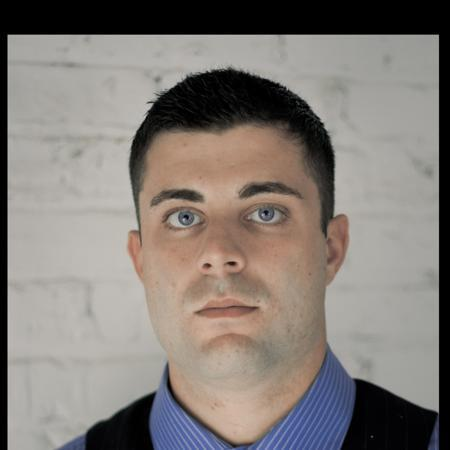
#> input picture datasets/raw_faces/AFLW2000/AFLW2000/image00014.jpg, 450 x 450 px
$ python -i ov5640_domain.py   (imports and definitions only)   (older library calls are emulated)
#> lines starting #> are read from the running program, lines starting #| are printed output that depends on the picture
"""OV5640 QVGA domain adapter (Project 13).

The datasets in datasets/ (YawDD dash-cam, CEW, 300W_LP) are NOT what the ESP32 sees:
the board gets 320x240 GRAY frames from an OV5640 behind a wide lens, with sensor noise,
soft focus, vignetting and JPEG-ish blocking. This module

  1. measures those statistics from REAL board frames (output/calib_frames_20261113/*.png),
  2. converts any dataset image into the same domain (QVGA, grey, face ~= target px,
     matched contrast/noise/blur/vignette).

Usage:
  py tools\\ov5640_domain.py --measure                 # print the measured domain stats
  py tools\\ov5640_domain.py --convert <img> --out x.png --face-px 98
"""
import argparse
import glob
import json
import os

import cv2
import numpy as np

ROOT = os.path.dirname(os.path.dirname(os.path.abspath(__file__)))
BOARD_FRAMES = os.path.join(ROOT, r"output\calib_frames_20261113")
STATS_JSON = os.path.join(ROOT, r"output\ov5640_domain_20261114\stats.json")
W, H = 320, 240


# ---------------------------------------------------------------- measuring
def frame_stats(gray):
    """Noise / sharpness / contrast / vignette signature of one board frame."""
    g = gray.astype(np.float32)
    # noise: median absolute deviation of the Laplacian (robust to edges)
    lap = cv2.Laplacian(g, cv2.CV_32F, ksize=3)
    noise = float(np.median(np.abs(lap - np.median(lap))) * 1.4826)
    # sharpness: 95th pct of |gradient| (edges), normalised by contrast
    gx = cv2.Sobel(g, cv2.CV_32F, 1, 0, ksize=3)
    gy = cv2.Sobel(g, cv2.CV_32F, 0, 1, ksize=3)
    grad = np.sqrt(gx * gx + gy * gy)
    sharp = float(np.percentile(grad, 95))
    # local contrast: std inside 16x16 blocks (texture level)
    blk = g[: H // 16 * 16, : W // 16 * 16].reshape(H // 16, 16, W // 16, 16)
    local = float(np.median(blk.std(axis=(1, 3))))
    # vignette: mean of border ring vs centre disc
    yy, xx = np.mgrid[0:H, 0:W]
    r = np.sqrt(((xx - W / 2) / (W / 2)) ** 2 + ((yy - H / 2) / (H / 2)) ** 2)
    centre = float(g[r < 0.5].mean())
    border = float(g[r > 1.1].mean()) if (r > 1.1).any() else centre
    return {"mean": float(g.mean()), "std": float(g.std()), "noise": noise,
            "sharp": sharp, "local_std": local,
            "vignette": round(border / max(1.0, centre), 3)}


# [101 lines left out: functions measure, load_stats, to_ov5640, main, not called in this run]


# [2 lines not run here, left out]

>>> import cv2
>>> picture = cv2.imread('../datasets/raw_faces/AFLW2000/AFLW2000/image00014.jpg', cv2.IMREAD_GRAYSCALE)
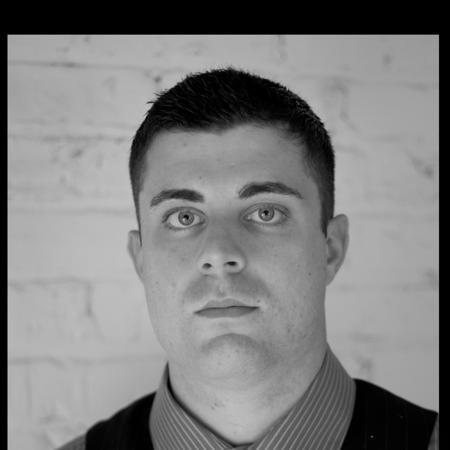
#> picture: shape (450, 450); min 0, max 201, mean 125.7
>>> result = frame_stats(picture)
#> in frame_stats, `lap = cv2.Laplacian(g, cv2.CV_32F, ksize=3)`:
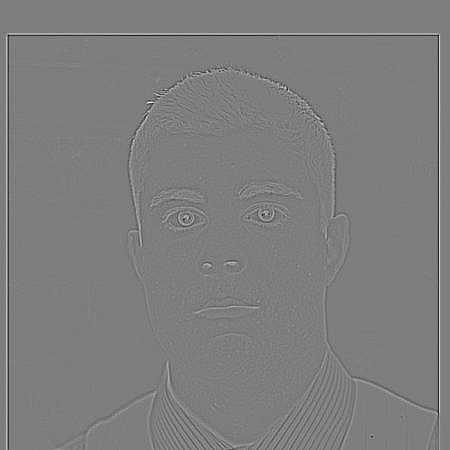
#> lap: shape (450, 450) float32; min -644, max 658, mean 0; drawn with min black and max white
#> in frame_stats, `noise = float(np.median(np.abs(lap - np.median(lap))) * 1.4826)`: noise = 5.93
#> in frame_stats, `gx = cv2.Sobel(g, cv2.CV_32F, 1, 0, ksize=3)`:
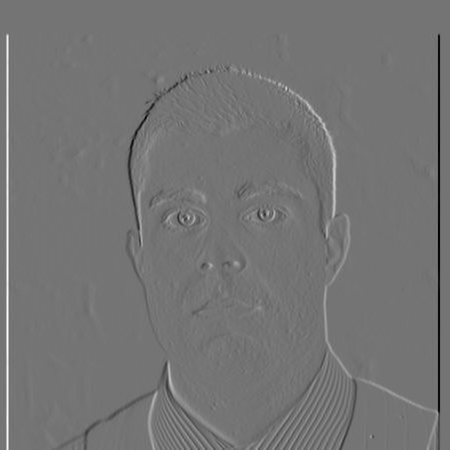
#> gx: shape (450, 450) float32; min -637, max 754, mean 0; drawn with min black and max white
#> in frame_stats, `gy = cv2.Sobel(g, cv2.CV_32F, 0, 1, ksize=3)`:
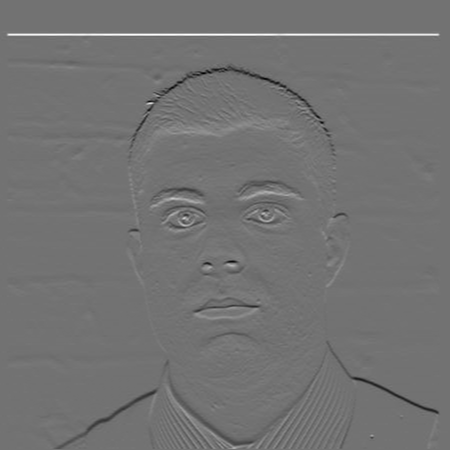
#> gy: shape (450, 450) float32; min -586, max 716, mean 1.2; drawn with min black and max white
#> in frame_stats, `grad = np.sqrt(gx * gx + gy * gy)`:
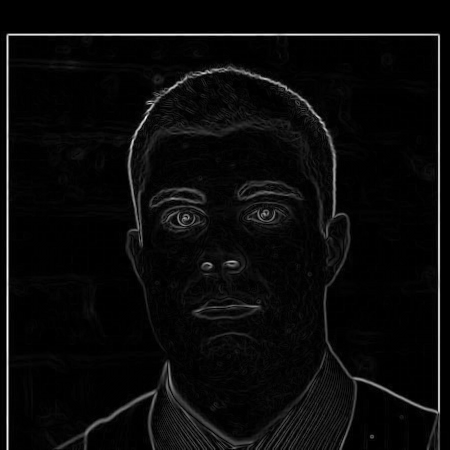
#> grad: shape (450, 450) float32; min 0, max 754, mean 30.1; drawn with min black and max white
#> in frame_stats, `sharp = float(np.percentile(grad, 95))`: sharp = 129.9
#> in frame_stats, `local = float(np.median(blk.std(axis=(1, 3))))`: local = 5.03
#> (the run stopped early here; a loop or call above may not have finished)

$ run again, on datasets/raw_faces/AFLW2000/AFLW2000/image00112.jpg
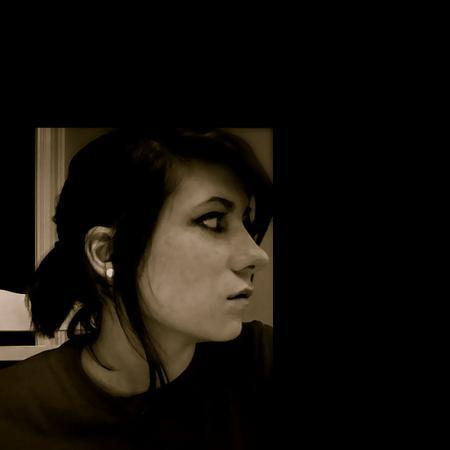
#> input picture datasets/raw_faces/AFLW2000/AFLW2000/image00112.jpg, 450 x 450 px
#> in frame_stats, `lap = cv2.Laplacian(g, cv2.CV_32F, ksize=3)`:
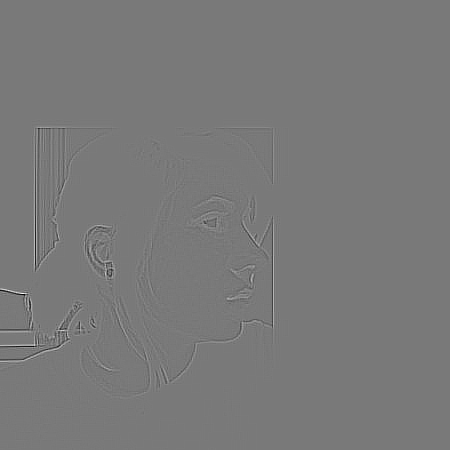
#> lap: shape (450, 450) float32; min -680, max 744, mean 0; drawn with min black and max white
#> noise = 0
#> in frame_stats, `grad = np.sqrt(gx * gx + gy * gy)`:
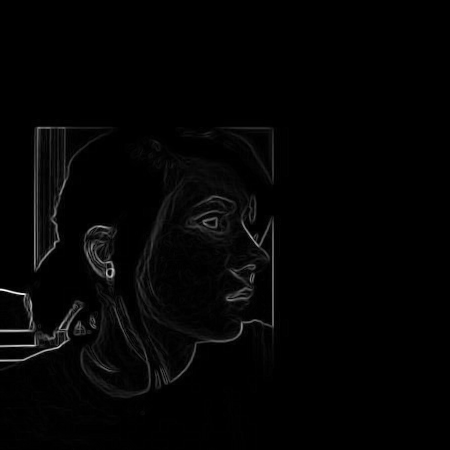
#> grad: shape (450, 450) float32; min 0, max 793.5, mean 12.1; drawn with min black and max white
#> sharp = 63.91
#> local = 0

$ run again, on datasets/raw_faces/AFLW2000/AFLW2000/image00138.jpg
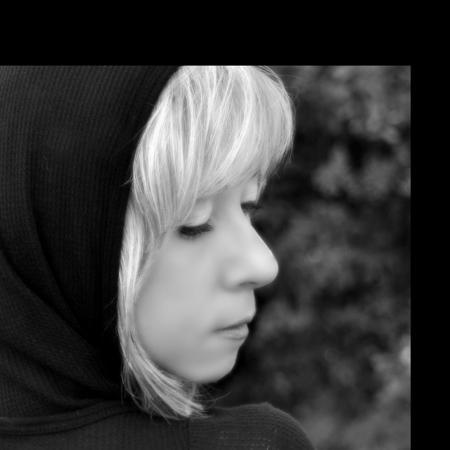
#> input picture datasets/raw_faces/AFLW2000/AFLW2000/image00138.jpg, 450 x 450 px
#> picture is the input picture: shape (450, 450); min 0, max 255, mean 59.3
#> in frame_stats, `lap = cv2.Laplacian(g, cv2.CV_32F, ksize=3)`:
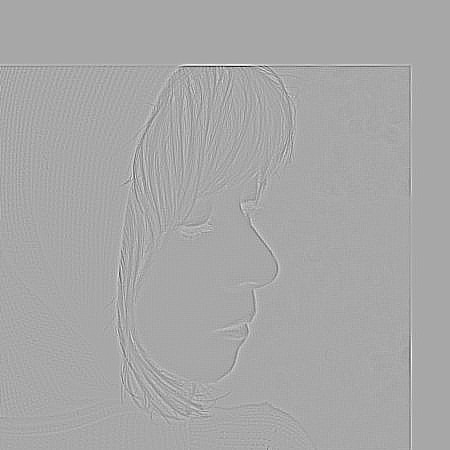
#> lap: shape (450, 450) float32; min -750, max 390, mean 0; drawn with min black and max white
#> noise = 8.9
#> in frame_stats, `grad = np.sqrt(gx * gx + gy * gy)`:
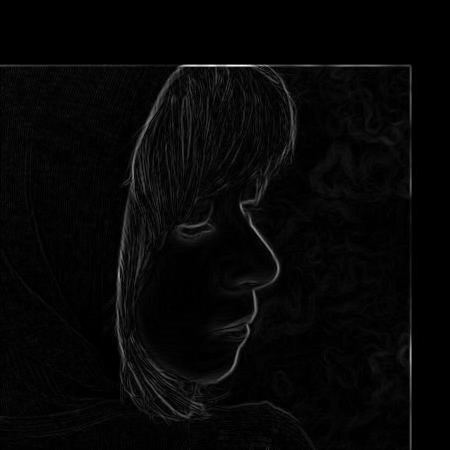
#> grad: shape (450, 450) float32; min 0, max 1013.1, mean 27.3; drawn with min black and max white
#> sharp = 99.41
#> local = 5.01

$ run again, on datasets/raw_faces/AFLW2000/AFLW2000/image00190.jpg
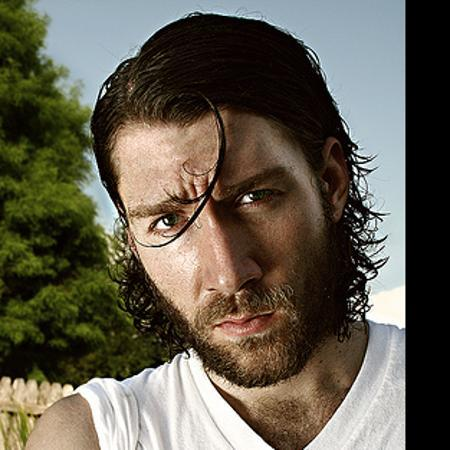
#> input picture datasets/raw_faces/AFLW2000/AFLW2000/image00190.jpg, 450 x 450 px
#> in frame_stats, `lap = cv2.Laplacian(g, cv2.CV_32F, ksize=3)`:
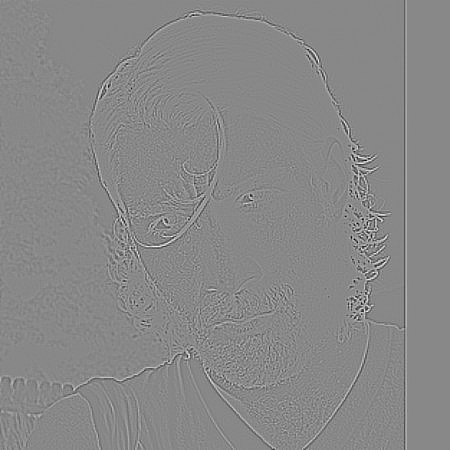
#> lap: shape (450, 450) float32; min -1348, max 1176, mean 0; drawn with min black and max white
#> noise = 29.65
#> in frame_stats, `grad = np.sqrt(gx * gx + gy * gy)`:
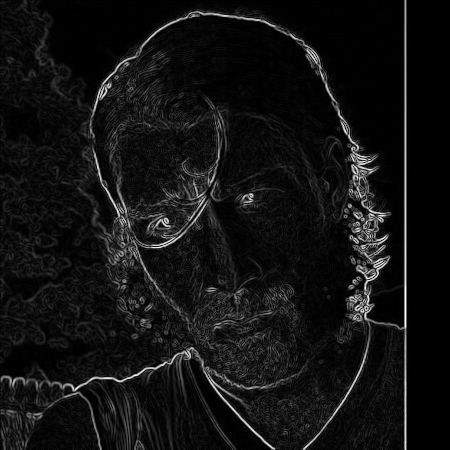
#> grad: shape (450, 450) float32; min 0, max 1016, mean 74.2; drawn with min black and max white
#> sharp = 291
#> local = 15.87
